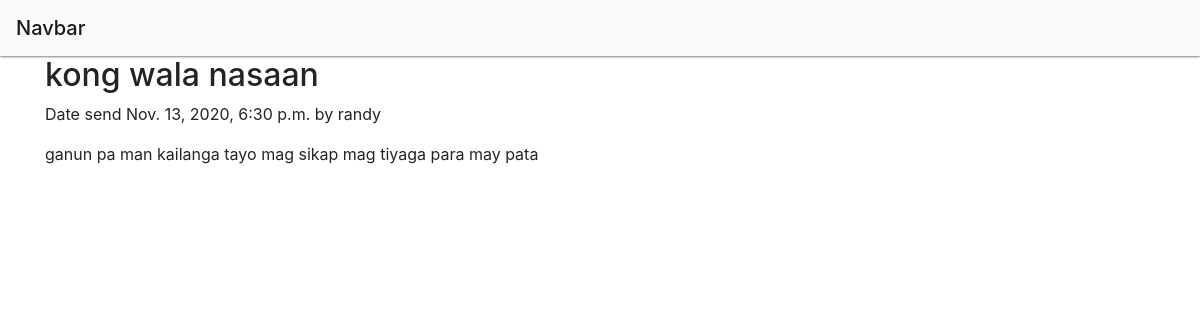
The page /message/2020/11/13/kong-wala-nasaan/ on the database its author committed.
### messageapp/models.py (models this page shows, shortened)
class MessagePost(models.Model):
    STATUS_CHOICES = (
        ('draft', 'Draft'),
        ('sent', 'Sent')
    )
    title = models.CharField(max_length=255)
    slug = models.SlugField(max_length=255, unique_for_date='date_send')
    author = models.ForeignKey(
        User, on_delete=models.CASCADE, related_name='message_post')
    body = models.TextField()
    date_send = models.DateTimeField(default=timezone.now)
    created = models.DateTimeField(auto_now_add=True)
    updated = models.DateTimeField(auto_now=True)
    status = models.CharField(
        max_length=20, choices=STATUS_CHOICES, default='draft')
    class Meta:
        ordering = ('-date_send',)
    objects = models.Manager()
    datesent = MessagePostManager()

### messageapp/views.py (the view)
def detail_post(request, year, month, day, post):
    post = get_object_or_404(MessagePost, slug=post,
                             status='sent',
                             date_send__year=year,
                             date_send__month=month,
                             date_send__day=day)
    return render(request, 'messageapp/post/detail.html', {'post': post})

### messageapp/templates/messageapp/post/detail.html
{% extends 'messageapp/base.html' %}
{% block content %}
<h2>{{post.title}}</h2>
<p>
  Date send {{post.date_send}} by {{post.author}}
</p>
{{post.body|linebreaks}}
{% endblock %}

### messageapp/static/css/messageapp.css (style rules this page uses)
body { background-color: #eee; }

### rows shown on the page
MessagePost: title "kong wala nasaan", date_send "Nov. 13, 2020, 6:30 p.m.", author "randy", body "ganun pa man kailanga tayo mag sikap mag tiyaga para may pata"
